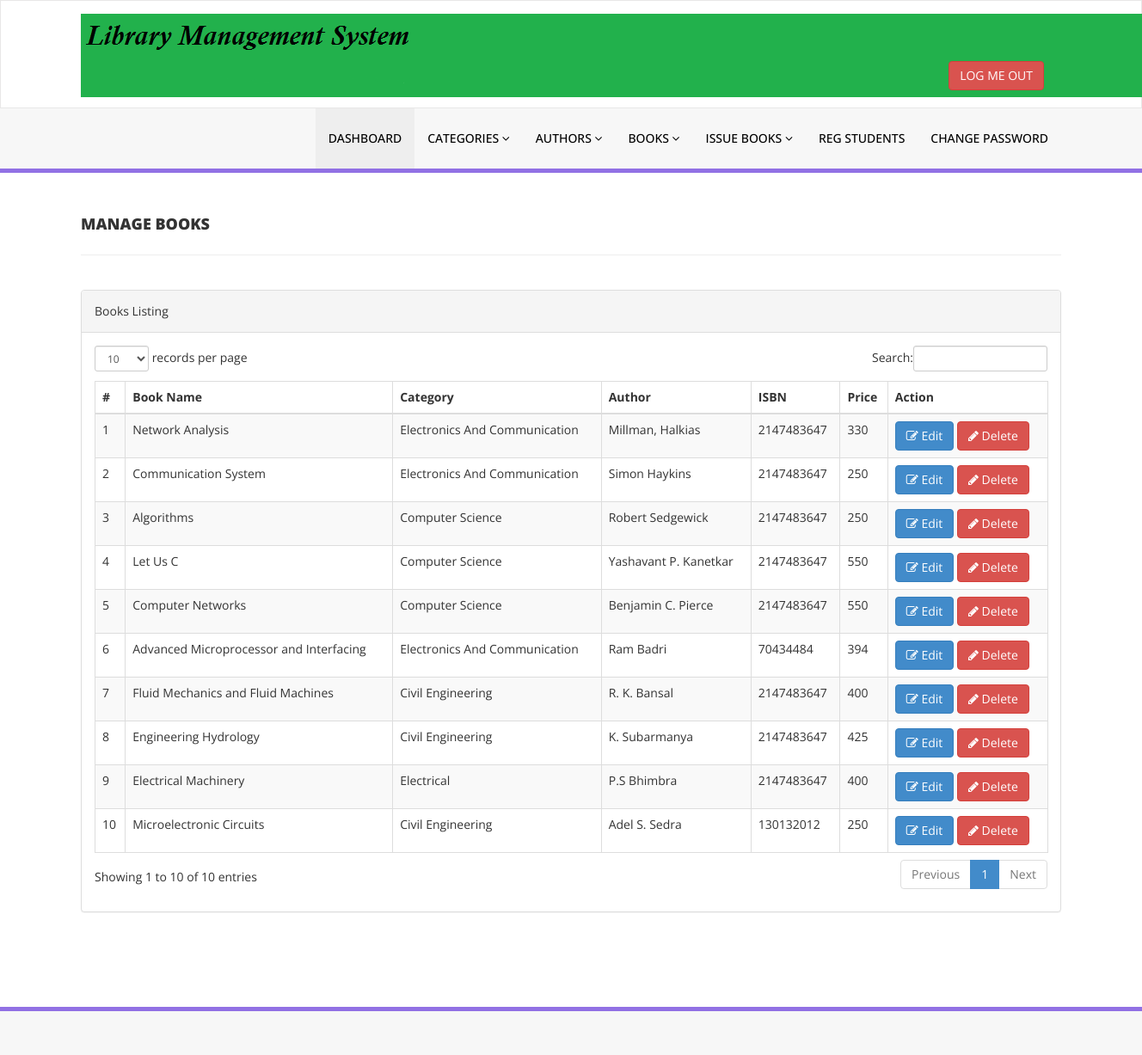
The app's page /admin/manage-books.php (signed in) with its own data.
### tables this page shows
CREATE TABLE `tblbooks` (
  `id` int(11) NOT NULL,
  `BookName` varchar(255) DEFAULT NULL,
  `CatId` int(11) DEFAULT NULL,
  `AuthorId` int(11) DEFAULT NULL,
  `ISBNNumber` int(11) DEFAULT NULL,
  `BookPrice` int(11) DEFAULT NULL,
  `RegDate` timestamp NULL DEFAULT CURRENT_TIMESTAMP,
  `UpdationDate` timestamp NULL DEFAULT NULL ON UPDATE CURRENT_TIMESTAMP
);

CREATE TABLE `tblcategory` (
  `id` int(11) NOT NULL,
  `CategoryName` varchar(150) DEFAULT NULL,
  `Status` int(1) DEFAULT NULL,
  `CreationDate` timestamp NULL DEFAULT CURRENT_TIMESTAMP,
  `UpdationDate` timestamp NULL DEFAULT '0000-00-00 00:00:00' ON UPDATE CURRENT_TIMESTAMP
);

CREATE TABLE `tblauthors` (
  `id` int(11) NOT NULL,
  `AuthorName` varchar(159) DEFAULT NULL,
  `creationDate` timestamp NULL DEFAULT CURRENT_TIMESTAMP,
  `UpdationDate` timestamp NULL DEFAULT NULL ON UPDATE CURRENT_TIMESTAMP
);

### admin/manage-books.php (the view, shortened to what this page needs)
<?php
include('includes/config.php');
if(strlen($_SESSION['alogin'])==0)
    {
header('location:index.php');
}
else{
    ?>
<!DOCTYPE html>
<html xmlns="http://www.w3.org/1999/xhtml">
<head>
    <link href="assets/css/bootstrap.css" rel="stylesheet" />
    <link href="assets/css/font-awesome.css" rel="stylesheet" />
    <link href="assets/js/dataTables/dataTables.bootstrap.css" rel="stylesheet" />
    <link href="assets/css/style.css" rel="stylesheet" />
</head>
<body>
<?php include('includes/header.php');?>
    <div class="content-wrapper">
         <div class="container">
        <div class="row pad-botm">
            <div class="col-md-12">
                <h4 class="header-line">Manage Books</h4>
    </div>
     <div class="row">
</div>
        </div>
            <div class="row">
                <div class="col-md-12">
                    <div class="panel panel-default">
                        <div class="panel-heading">
                           Books Listing
                        </div>
                        <div class="panel-body">
                            <div class="table-responsive">
                                <table class="table table-striped table-bordered table-hover" id="dataTables-example">
                                    <thead>
                                        <tr>
                                            <th>#</th>
                                            <th>Book Name</th>
                                            <th>Category</th>
                                            <th>Author</th>
                                            <th>ISBN</th>
                                            <th>Price</th>
                                            <th>Action</th>
                                        </tr>
                                    </thead>
                                    <tbody>
<?php $sql = "SELECT tblbooks.BookName,tblcategory.CategoryName,tblauthors.AuthorName,tblbooks.ISBNNumber,tblbooks.BookPrice,tblbooks.id as bookid from  tblbooks join tblcategory on tblcategory.id=tblbooks.CatId join tblauthors on tblauthors.id=tblbooks.AuthorId";
$query = $dbh -> prepare($sql);
$query->execute();
$results=$query->fetchAll(PDO::FETCH_OBJ);
$cnt=1;
if($query->rowCount() > 0)
{
foreach($results as $result)
{               ?>
                                        <tr class="odd gradeX">
                                            <td class="center"><?php echo htmlentities($cnt);?></td>
                                            <td class="center"><?php echo htmlentities($result->BookName);?></td>
                                            <td class="center"><?php echo htmlentities($result->CategoryName);?></td>
                                            <td class="center"><?php echo htmlentities($result->AuthorName);?></td>
                                            <td class="center"><?php echo htmlentities($result->ISBNNumber);?></td>
                                            <td class="center"><?php echo htmlentities($result->BookPrice);?></td>
                                            <td class="center">
                                            <a href="edit-book.php?bookid=<?php echo htmlentities($result->bookid);?>"><button class="btn btn-primary"><i class="fa fa-edit "></i> Edit</button>
                                          <a href="manage-books.php?del=<?php echo htmlentities($result->bookid);?>" onclick="return confirm('Are you sure you want to delete?');"" >  <button class="btn btn-danger"><i class="fa fa-pencil"></i> Delete</button>
                                            </td>
                                        </tr>
 <?php $cnt=$cnt+1;}} ?>
                                    </tbody>
                                </table>
                            </div>
                        </div>
                    </div>
                </div>
            </div>
    </div>
    </div>
  <?php include('includes/footer.php');?>
</body>
</html>
<?php } ?>

### admin/assets/css/style.css (style rules this page uses)
.content-wrapper { margin-top: 40px; min-height:800px; padding-bottom:90px; }
.header-line { font-weight:900; padding-bottom:25px; border-bottom:1px solid #eeeeee; text-transform:uppercase; }
.pad-botm { padding-bottom:30px; }

### records on screen
tblbooks: BookName "Network Analysis", tblcategory.CategoryName "Electronics And Communication", AuthorId.AuthorName "Millman, Halkias", ISBNNumber "2147483647", BookPrice "330"
tblbooks: BookName "Communication System", tblcategory.CategoryName "Electronics And Communication", AuthorId.AuthorName "Simon Haykins", ISBNNumber "2147483647", BookPrice "250"
tblbooks: BookName "Algorithms", tblcategory.CategoryName "Computer Science", AuthorId.AuthorName "Robert Sedgewick", ISBNNumber "2147483647", BookPrice "250"
tblbooks: BookName "Let Us C", tblcategory.CategoryName "Computer Science", AuthorId.AuthorName "Yashavant P. Kanetkar", ISBNNumber "2147483647", BookPrice "550"
tblbooks: BookName "Computer Networks", tblcategory.CategoryName "Computer Science", AuthorId.AuthorName "Benjamin C. Pierce", ISBNNumber "2147483647", BookPrice "550"
tblbooks: BookName "Advanced Microprocessor and Interfacing", tblcategory.CategoryName "Electronics And Communication", AuthorId.AuthorName "Ram Badri", ISBNNumber "70434484", BookPrice "394"
tblbooks: BookName "Fluid Mechanics and Fluid Machines", tblcategory.CategoryName "Civil Engineering", AuthorId.AuthorName "R. K. Bansal", ISBNNumber "2147483647", BookPrice "400"
tblbooks: BookName "Engineering Hydrology", tblcategory.CategoryName "Civil Engineering", AuthorId.AuthorName "K. Subarmanya", ISBNNumber "2147483647", BookPrice "425"
tblbooks: BookName "Electrical Machinery", tblcategory.CategoryName "Electrical", AuthorId.AuthorName "P.S Bhimbra", ISBNNumber "2147483647", BookPrice "400"
tblbooks: BookName "Microelectronic Circuits", tblcategory.CategoryName "Civil Engineering", AuthorId.AuthorName "Adel S. Sedra", ISBNNumber "130132012", BookPrice "250"
